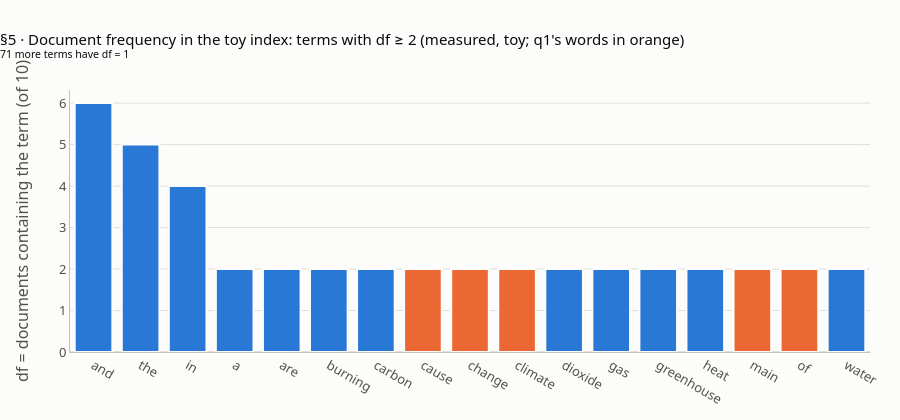

Here is the notebook cell this chart was saved with:
### Markdown cell above
## 5 · The inverted index

**What this verifies** (lesson step 5, `#index`; facts S2, S3, S11).
- **Tokenization first** (S2): lowercase, a token is a run of letters or digits; no stemming, no stopword list. `'Sea-level RISE, 2019!'` → `sea, level, rise, 2019`. The 10 documents hold **119** tokens; d08 has 11 tokens but only 7 distinct ones. These **index tokens** are words. They are not the LLM tokens of P1 (pieces of words, counted by a tokenizer such as `o200k_harmony`); the same word "token" names two different things. P3 §9 uses the same word tokens for BM25.
- **The incidence matrix** has one row per term and one column per document, with 1 where the term occurs. It is almost all zeros, so the index stores only the 1s: for each term, the sorted list of documents that contain it, its **postings**. The row sum is the **document frequency** df(t), and df(t) = the length of the postings list.
- **The toy index** (S3): **88** terms, **114** postings, **71** terms with df = 1; the highest df: `and` 6, `the` 5, `in` 4. Postings like `climate → d02, d08` and `rise → none` (d04 says "rising"). Every postings list equals a full scan of the documents.

**The chart** shows df for every toy term that appears in at least 2 documents (q1's words in orange). The other 71 terms appear in one document each.

### Code cell
check("§5 tokenize('Sea-level RISE, 2019!') (S2)", tokenize("Sea-level RISE, 2019!"), ["sea", "level", "rise", "2019"])
check("§5 total tokens in the 10 docs (S2)", sum(len(v) for v in toks.values()), 119)
check("§5 d08: tokens, distinct tokens (S2)", [len(toks["d08"]), len(set(toks["d08"]))], [11, 7])
check("§5 query tokens q1..q5 (S2)", [tokenize(QUERIES[q]) for q in qids],
      [["main", "cause", "of", "climate", "change"], ["why", "do", "sea", "levels", "rise"], ["renewable", "energy"],
       ["where", "does", "methane", "come", "from"], ["is", "extreme", "heat", "becoming", "more", "common"]])
check("§5 lab fingerprint fp(tokenize per doc) (S11)", _fp([tokenize(DOCS[d]) for d in dids]), "043587a6e439e8a1")

# the incidence matrix for q1's words: rows = terms, columns = documents
Q1_TERMS = tokenize(QUERIES["q1"])
INC = pd.DataFrame([[int(t in set(toks[d])) for d in dids] for t in Q1_TERMS], index=Q1_TERMS, columns=dids)
INC["df (row sum)"] = INC.sum(axis=1)
INC["postings"] = [", ".join(index.get(t, [])) for t in Q1_TERMS]
print("   incidence matrix for q1's words (1 = the term occurs in the document):")
display(INC)
full_inc_rows = {t: sum(int(t in set(toks[d])) for d in dids) for t in index}
check("§5 df = row sum of the incidence matrix = postings length, every term", full_inc_rows == df, True)

check("§5 vocabulary / total postings / df = 1 terms (S3)",
      [len(index), sum(len(v) for v in index.values()), sum(1 for n in df.values() if n == 1)], [88, 114, 71])
top3 = sorted(df.items(), key=lambda x: (-x[1], x[0]))[:3]
check("§5 highest df (S3)", [list(x) for x in top3], [["and", 6], ["the", 5], ["in", 4]])
check("§5 postings: climate, change, of, the, carbon, heat, methane, rising (S3)",
      [index.get(t, []) for t in ("climate", "change", "of", "the", "carbon", "heat", "methane", "rising")],
      [["d02", "d08"], ["d02", "d08"], ["d01", "d02"], ["d01", "d02", "d03", "d05", "d06"], ["d01", "d06"],
       ["d03", "d10"], ["d09"], ["d04"]])
check("§5 postings: rise, renewable, energy are not in the index (S3)",
      [index.get(t, []) for t in ("rise", "renewable", "energy")], [[], [], []])
check("§5 every postings list equals a full scan of the docs (S3)",
      all(index[t] == sorted(d for d in toks if t in toks[d]) for t in index), True)
check("§5 lab fingerprint fp(index) (S11)", _fp(index), "a75adb6a2aa3ee3a")
DF2 = sorted(((t, n) for t, n in df.items() if n >= 2), key=lambda x: (-x[1], x[0]))
check("§5 all terms with df >= 2 (out_p2_measure S3)", [list(x) for x in DF2],
      [["and", 6], ["the", 5], ["in", 4], ["a", 2], ["are", 2], ["burning", 2], ["carbon", 2], ["cause", 2],
       ["change", 2], ["climate", 2], ["dioxide", 2], ["gas", 2], ["greenhouse", 2], ["heat", 2], ["main", 2],
       ["of", 2], ["water", 2]])

# chart: toy df bars
fig = go.Figure(go.Bar(x=[t for t, _ in DF2], y=[n for _, n in DF2],
                       marker=bar_style([ORANGE if t in Q1_TERMS else BLUE for t, _ in DF2]),
                       customdata=[", ".join(index[t]) for t, _ in DF2],
                       hovertemplate="%{x}: df %{y}<br>postings: %{customdata}<extra></extra>"))
fig.update_layout(height=420, showlegend=False, yaxis=dict(title="df = documents containing the term (of 10)", dtick=1),
                  title="§5 · Document frequency in the toy index: terms with df ≥ 2 (measured, toy; "
                        "q1's words in orange)<br><sup>71 more terms have df = 1</sup>")
fig.show()

### Figure 1 — Plotly figure (JSON) as saved in the notebook; plotly's stock layout.template omitted (floating-point values rounded to 4 significant figures)
{"data": [{"customdata": ["d01, d04, d05, d07, d09, d10", "d01, d02, d03, d05, d06", "d02, d03, d05, d10", "d03, d09", "d04, d10", "d01, d07", "d01, d06", "d01, d02", "d02, d08", "d02, d08", "d01, d06", "d01, d09", "d03, d09", "d03, d10", "d01, d02", "d01, d02", "d04, d05"], "hovertemplate": "%{x}: df %{y}<br>postings: %{customdata}<extra></extra>", "marker": {"color": ["#2a78d6", "#2a78d6", "#2a78d6", "#2a78d6", "#2a78d6", "#2a78d6", "#2a78d6", "#eb6834", "#eb6834", "#eb6834", "#2a78d6", "#2a78d6", "#2a78d6", "#2a78d6", "#eb6834", "#eb6834", "#2a78d6"], "line": {"color": "#fcfcfb", "width": 2}}, "x": ["and", "the", "in", "a", "are", "burning", "carbon", "cause", "change", "climate", "dioxide", "gas", "greenhouse", "heat", "main", "of", "water"], "y": [6, 5, 4, 2, 2, 2, 2, 2, 2, 2, 2, 2, 2, 2, 2, 2, 2], "type": "bar"}], "layout": {"yaxis": {"title": {"text": "df = documents containing the term (of 10)"}, "dtick": 1}, "height": 420, "showlegend": false, "title": {"text": "§5 · Document frequency in the toy index: terms with df ≥ 2 (measured, toy; q1's words in orange)<br><sup>71 more terms have df = 1</sup>"}}}
